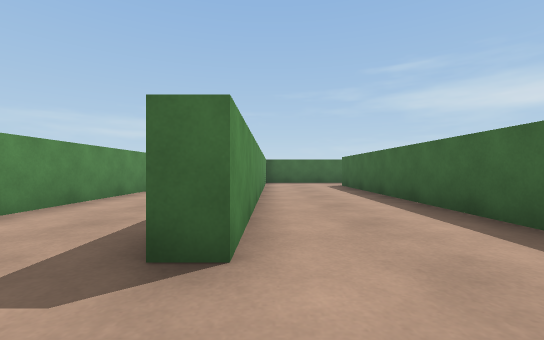
view 1 (above)

24 first-person views from a walk through a Unity game level. The camera is 0.55 m above the floor, looks level and sees 90° across. The floor is counted in squares, 1 m on a side. Each view is taken from the middle of a square. On the plan, view 1 faces up. The plan holds only what a view shows up to about 9 squares ahead; the rest is blank. The place goes on beyond the plan. The player is left out.

view 2
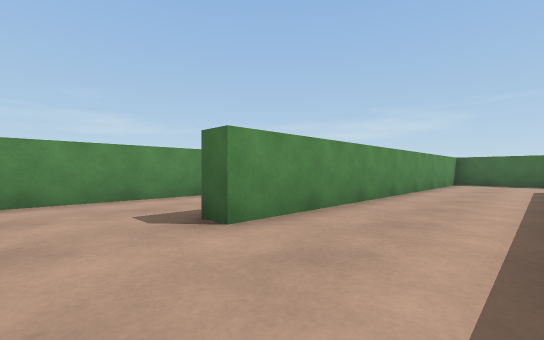

view 3
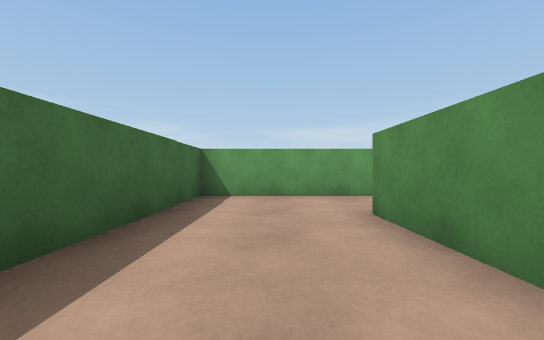

view 4
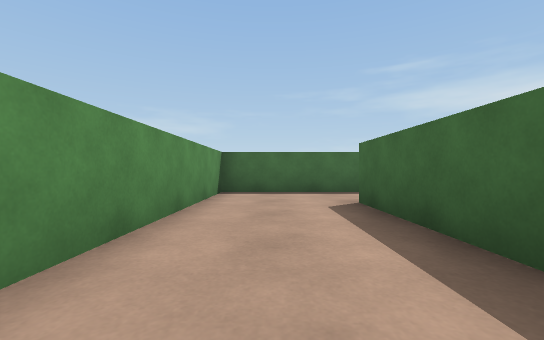

view 5
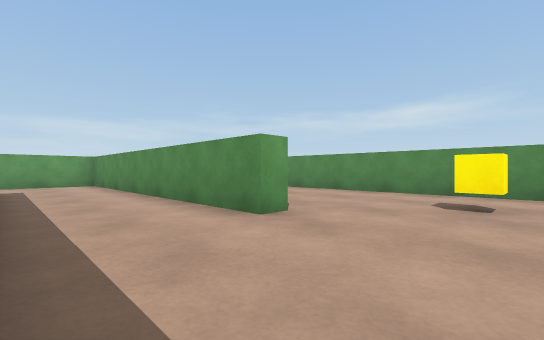

view 6
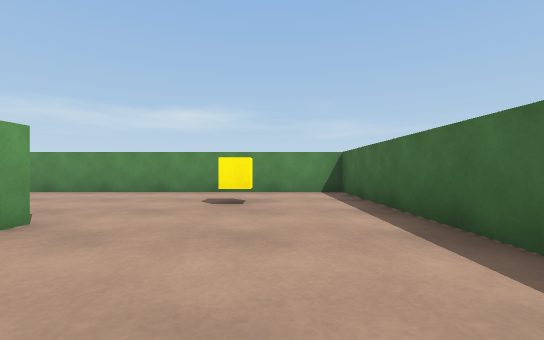

view 7
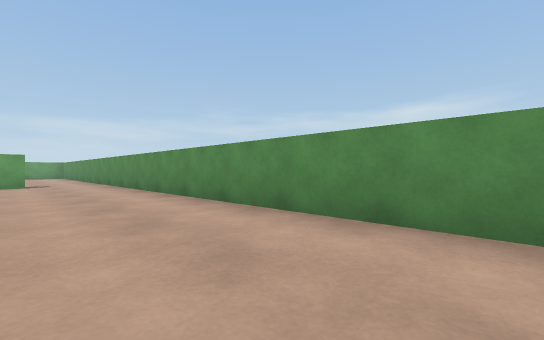

view 8
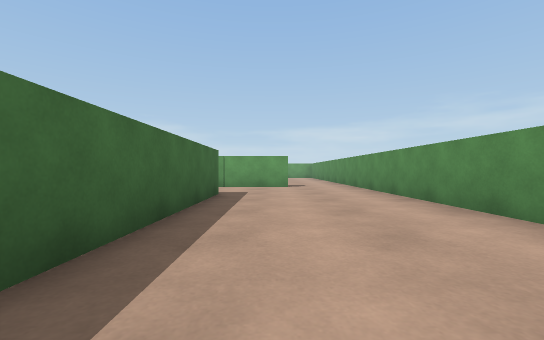

view 9
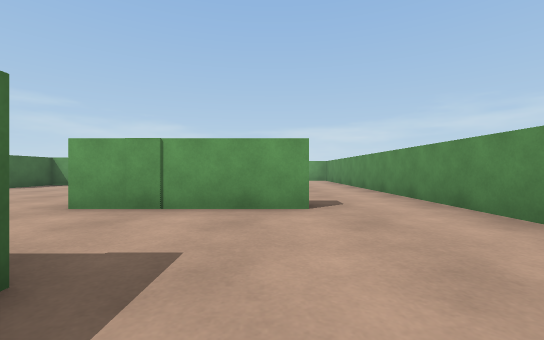

view 10
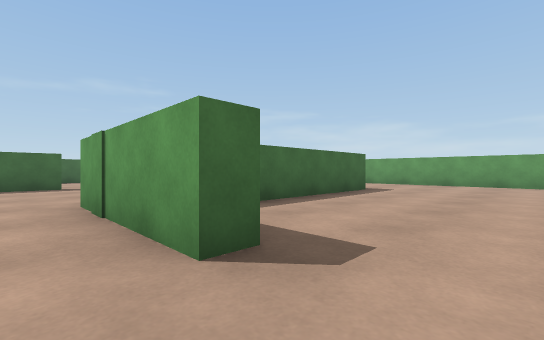

view 11
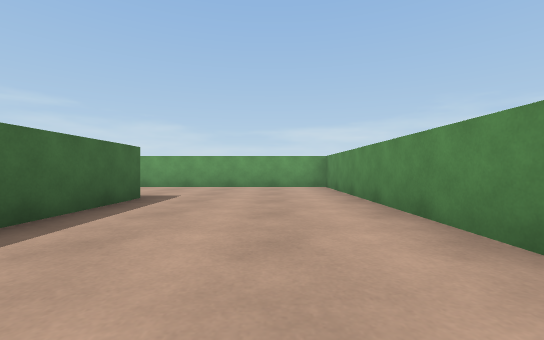

view 12
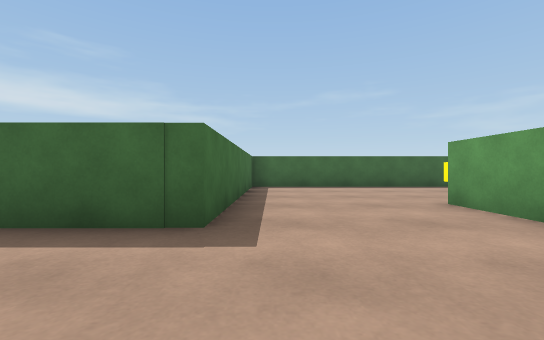

view 13
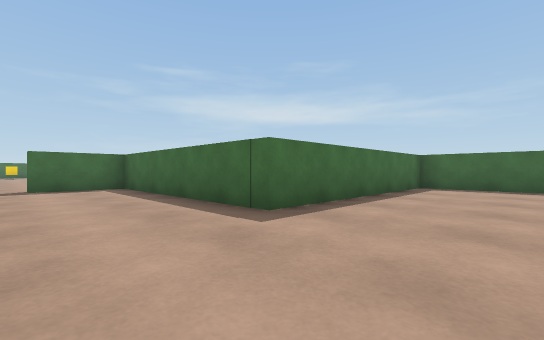

view 14
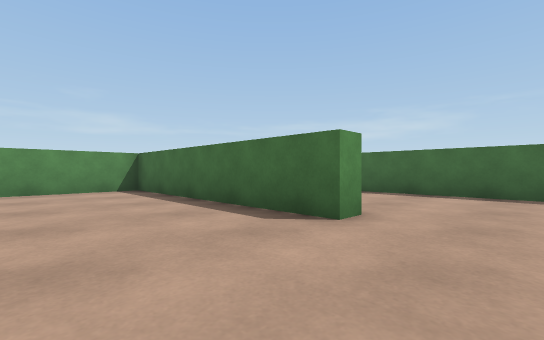

view 15
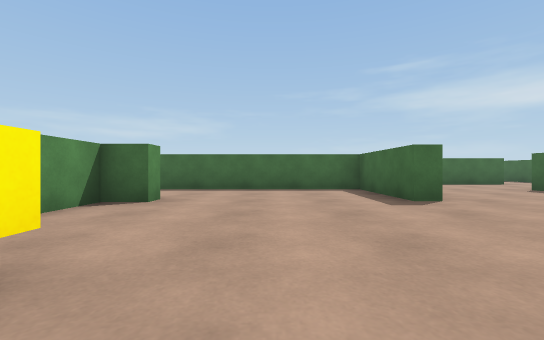

view 16
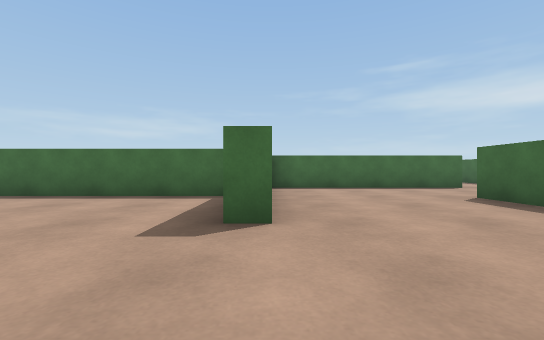

view 17
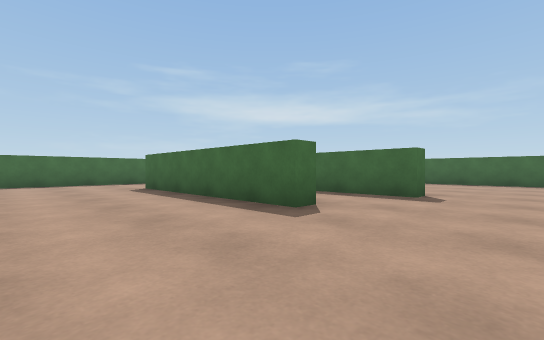

view 18
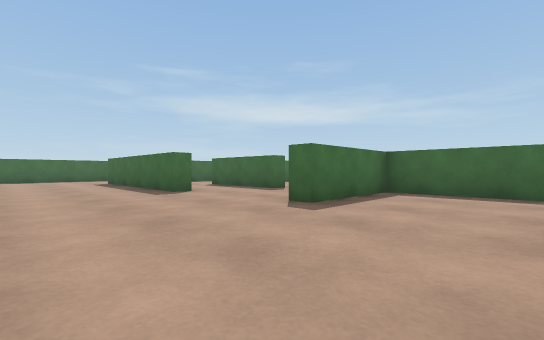

view 19
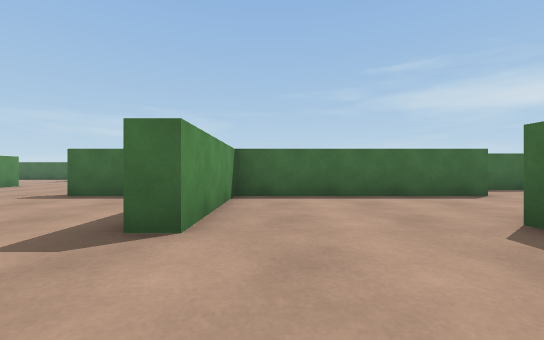

view 20
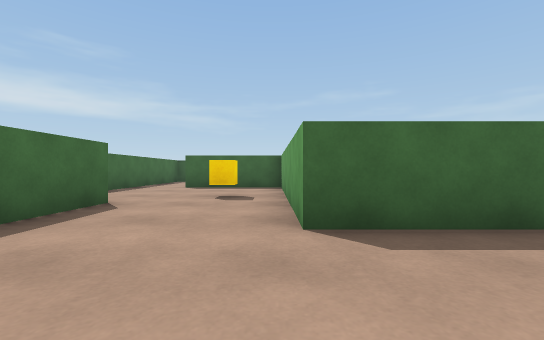

view 21
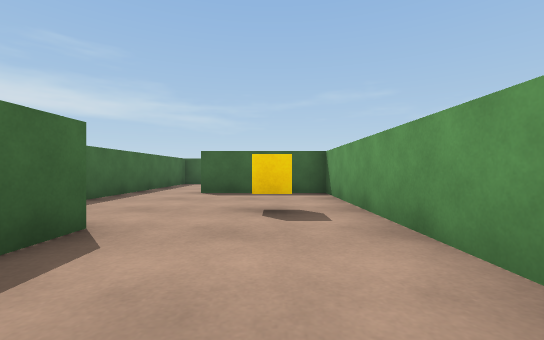

view 22
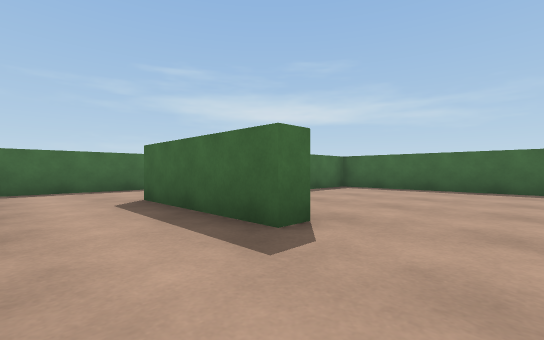

view 23
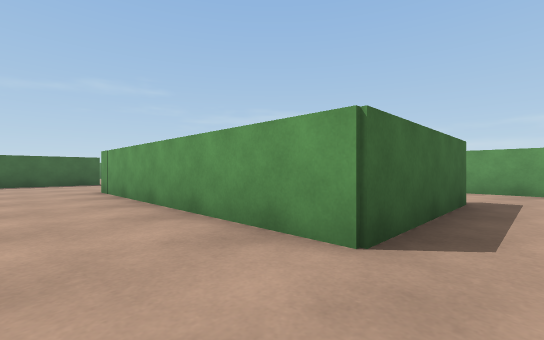

view 24
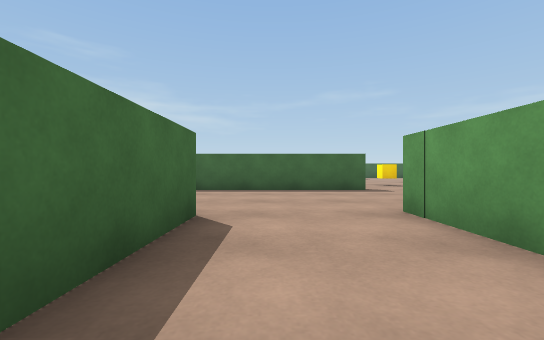

### Floor plan
Points are (right, up) in squares from view 1. A wall is a line through its corners. A room is listed if a view was taken in it or the views show most of it. See-through windows are left out.
Room 1 (views 1, 2, 3, 4)
walls: (3.2, 11.8) (-0.2, 11.8) (-0.2, 1.6) (-0.8, 1.6); (-0.5, -0.7) (2.5, -0.7) (2.5, 9.6)
ways out: opening at (0, 0.5) to room 2; opening at (3, 10.5)
Room 2 (views 5, 6, 7, 8, 9, 10)
walls: (-3.9, 7.5) (-3.3, 7.5) (-3.3, -0.5); (-3, -0.7) (-0.5, -0.7); (-3.8, -1.4) (-3.8, 3.9); (-2.8, 11.8) (-7.8, 11.8) (-7.8, -3.4); (-5.5, -3.8) (-4.5, -3.8)
ways out: opening at (0, 0.5) to room 1; opening at (-6.5, -4) to room 3; opening at (-3.5, -2.5) to room 4
objects: cube (-5, 9)
Room 3 (views 11, 12, 13, 14)
walls: (3, -16.9) (3, -10.4) (-3.4, -10.4) (-3.4, -4.2) (-5.5, -4.2) (-5.5, -3.8); (-7.8, -3.4) (-7.8, -13.9) (-1.6, -13.9) (-1.6, -14.3) (-7.8, -14.3) (-7.8, -17)
ways out: opening at (-6.5, -4) to room 2
objects: other object (1, -16)
Room 4 (views 15, 16, 17, 18, 19, 20, 21, 22, 23, 24)
walls: (16.4, -2.1) (13.9, -2.1); (20.5, -5.6) (20.5, -0.9); (10.9, -2.1) (8, -2.1); (20.6, -9.6) (17.9, -9.6); (16.6, -11.3) (11.2, -11.3) (11.2, -14.6) (10.6, -14.6); (9.9, -8.2) (9.9, -4.8) (16.6, -4.8); (9, 1.4) (3, 1.4); (7.6, -7.4) (7.1, -7.4) (7.1, -1.5); (10.7, -14) (10.7, -11.3) (7.7, -11.3) (7.7, -10.8); (14.5, -16.6) (14.5, -14.3) (20.5, -14.3) (20.5, -11.2); (3.1, -4.2) (2.5, -4.2) (2.5, -1.3) (-3.2, -1.3); (3.5, -8) (3.5, -8.5); (3, -9) (3, -8.2); (-4.5, -3.8) (-2.1, -3.8) (-2.1, -4.2) (-2.9, -4.2) (-2.9, -5.6)
ways out: opening at (-3.5, -2.5) to room 2; opening at (10, -9.5) to room 5; opening at (21, -10.5)
objects: cube (-1, -8); cube (18, -13)
Room 5 (no view inside)
walls: (10.4, -8.2) (9.9, -8.2); (16.1, -10) (16.1, -5.3) (14.2, -5.3); (9, -10.8) (10.4, -10.8)
ways out: opening at (10, -9.5) to room 4

Where each view was taken, in squares from view 1:
view 1: 0 up, 0 right, facing up
view 2: 0 up, 2 right, facing up-left
view 3: 5 up, 1 right, facing down
view 4: 5 up, 1 right, facing up
view 5: 10 up, 1 left, facing down-left
view 6: 10 up, 1 left, facing left
view 7: 7 up, 5 left, facing down-left
view 8: 5 up, 5 left, facing down
view 9: 0 up, 5 left, facing down
view 10: 3 down, 7 left, facing down-right
view 11: 5 down, 6 left, facing down
view 12: 11 down, 6 left, facing right
view 13: 13 down, 6 left, facing up-right
view 14: 17 down, 0 right, facing up-left
view 15: 9 down, 0 right, facing up
view 16: 7 down, 3 right, facing up
view 17: 10 down, 4 right, facing up-right
view 18: 14 down, 4 right, facing up-right
view 19: 17 down, 12 right, facing up
view 20: 14 down, 12 right, facing right
view 21: 13 down, 14 right, facing right
view 22: 10 down, 8 right, facing up-right
view 23: 3 down, 9 right, facing down-right
view 24: 3 down, 13 right, facing right
